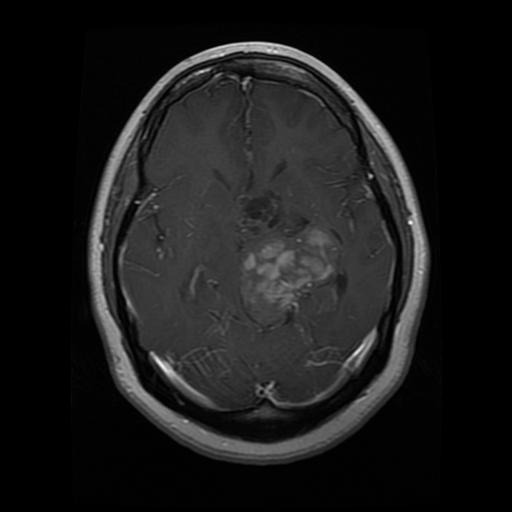
#> input picture tumor dataset /training /glioma_tumor/gg (1).jpg, 512 x 512 px, found by its file name; its folder holds only this picture in this run
$ jupyter execute --allow-errors final_project.ipynb   (shell and % lines are left out)
#> lines starting #> are read from the running program, lines starting #| are printed output that depends on the picture
#> further down, img is the input picture: shape (512, 512, 3); min 0, max 249, mean 26.8
#> `img = skimage.transform.resize(img,(image_size,image_size))`:
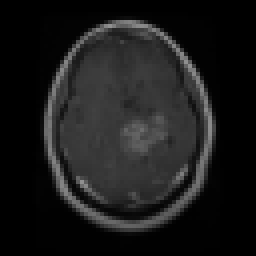
#> img: shape (64, 64, 3) float64 (shown 4 times larger); min 0, max 0.57, mean 0.105
# Load Packages

[cell 1]
# scikit-learn, scikit-image are needed
# If those packages are missed, then, install them by using the following command
# pip install scikit-learn scikit-image

import os

import sklearn.datasets
import sklearn.linear_model
import sklearn.svm
import sklearn.tree
import sklearn.ensemble
import sklearn.model_selection
import sklearn.metrics

import skimage.io
import skimage.transform
import skimage.color

import numpy as np

import matplotlib.pyplot as plt

# Load Additional Packages (if you want to use other modules in Scikit Learn)

[cell 2]
import sklearn.neighbors
import sklearn.preprocessing

# Load Data Points (Do not modify the following block)

[cell 3]
# 데이터 증강 함수 정의
def augment_image(image):
    # 좌우 대칭
    if np.random.rand() < 0.5:
        image = np.fliplr(image)

    # 랜덤 회전 (-45에서 45도)
    angle = np.random.uniform(-45, 45)
    image = skimage.transform.rotate(image, angle, mode='reflect', preserve_range=True)
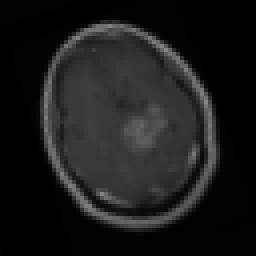
#> image: shape (64, 64) float64 (shown 4 times larger); min 0, max 0.531, mean 0.106

    return image

[cell 4]
image_size = 64
labels = ['glioma_tumor','meningioma_tumor','no_tumor','pituitary_tumor']

images = []
y = []
#> (the rest of this cell did not finish here and is left out)

[cell 5]
j = 0
for i in range(len(y)):
    if y[i] in labels[j]:
        plt.imshow(images[i])
        plt.title("[Index:{}] Label:{}".format(i, y[i]))
        plt.show()
        j += 1
    if j >= len(labels):
        break
#> after the loop, j = 1
